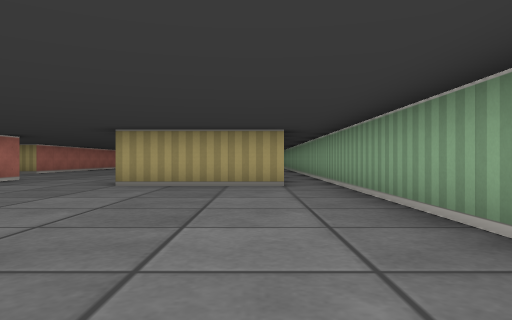
[1] (above)

18 first-person views from a walk through a cub3D ray-caster map. The camera is about half as high as the walls, looks level and sees 70° across. The floor is counted in squares. Each view is taken from the middle of a square. On the plan, view 1 faces up. The plan holds only what a view shows up to about 9 squares ahead; the rest is blank. The place goes on beyond the plan.

[2]
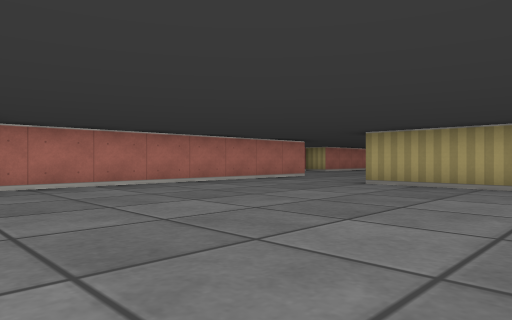

[3]
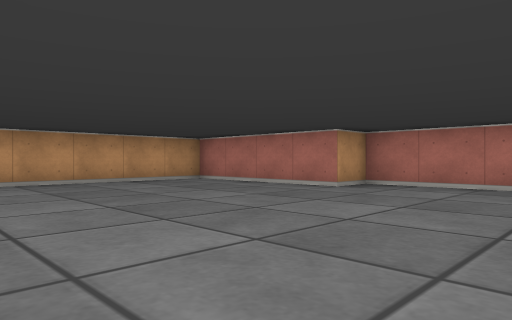

[4]
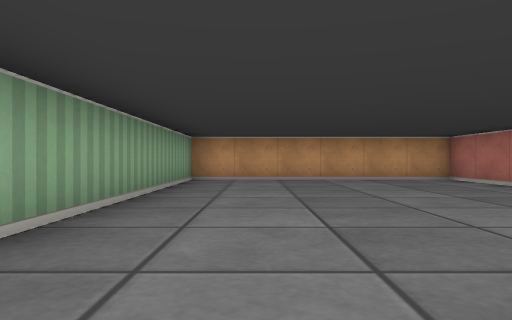

[5]
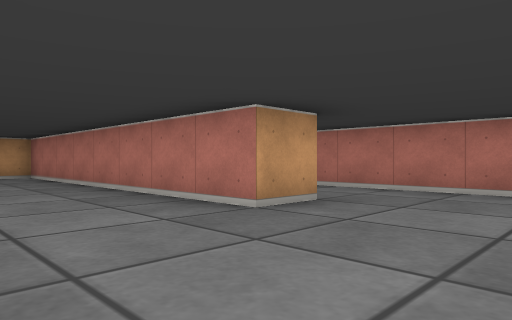

[6]
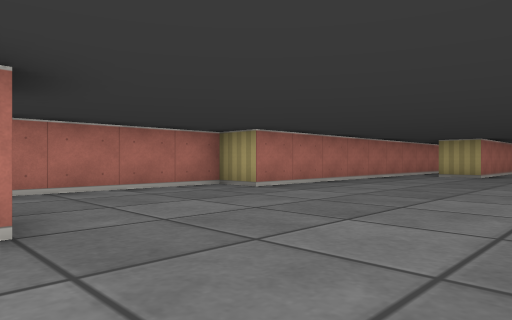

[7]
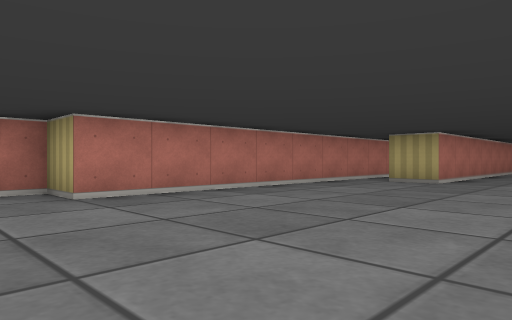

[8]
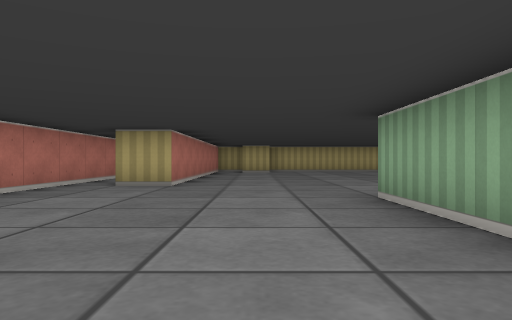

[9]
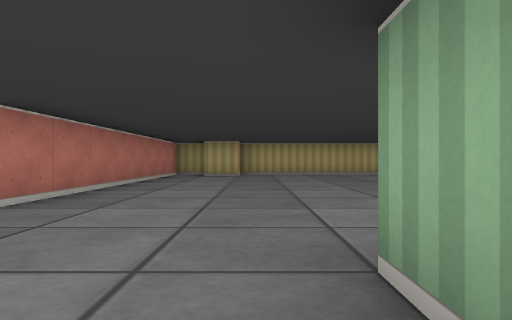

[10]
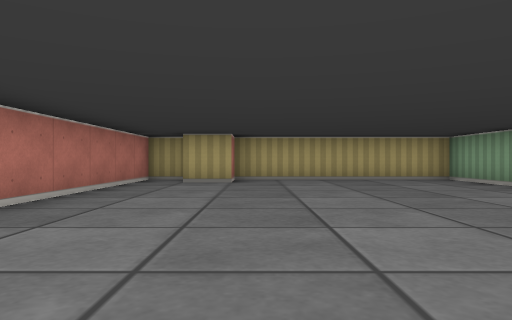

[11]
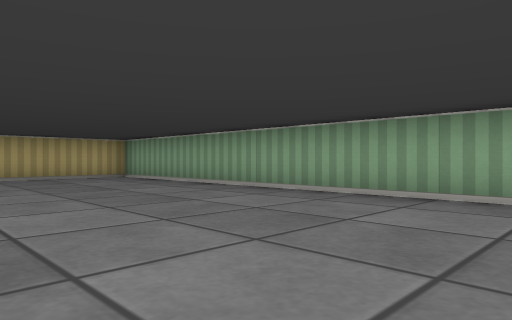

[12]
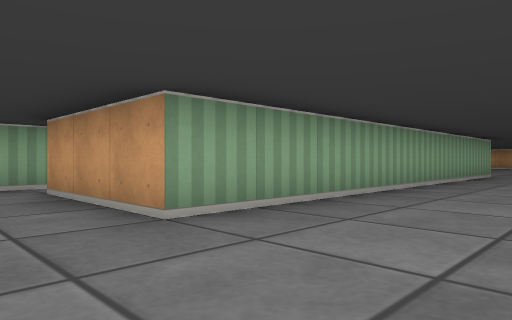

[13]
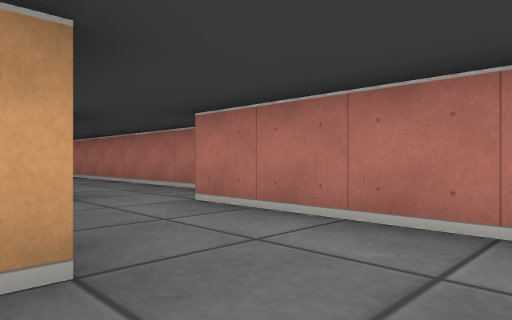

[14]
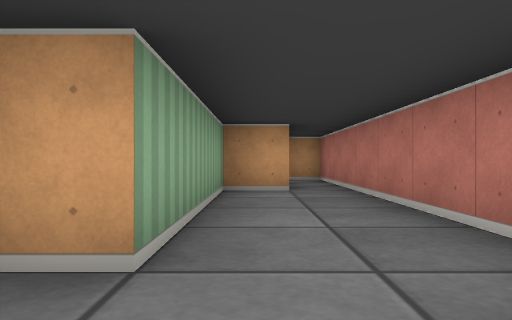

[15]
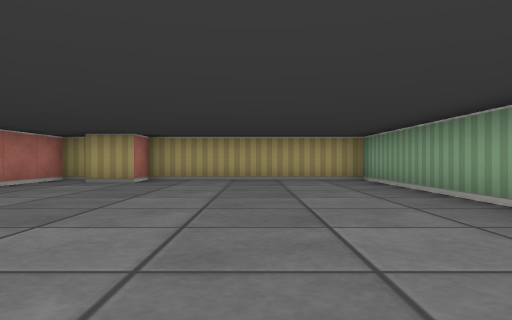

[16]
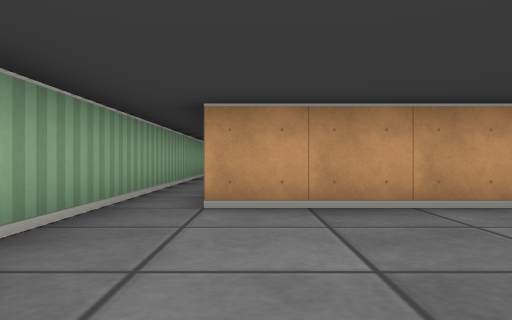

[17]
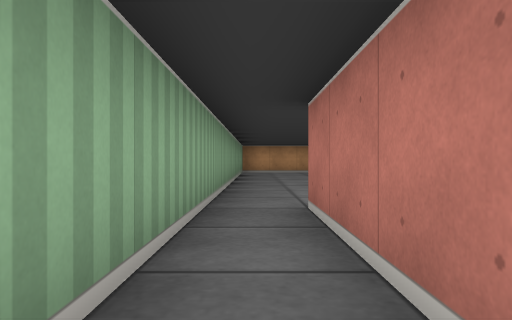

[18]
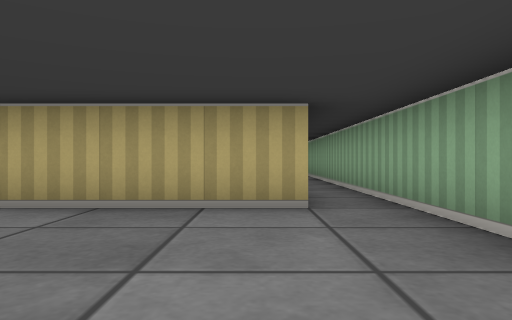

### Floor plan
Points are (right, up) in squares from view 1. A wall is a line through its corners. A room is listed if a view was taken in it or the views show most of it. See-through windows are left out.
Room 1 (views 1, 2, 3, 4, 5, 6, 7, 8, 9, 10, 11, 12, 13, 14, 15, 16, 17, 18)
walls: (-2.5, 7.8) (-2.5, 16.5) (0.5, 16.5); (0.5, 9.4) (0.5, 6.5) (-2.5, 6.5); (-6.6, 8.5) (-5.5, 8.5) (-5.5, 0.5) (-4.5, 0.5) (-4.5, -3.5) (1.5, -3.5) (1.5, 26.5) (-3.5, 26.5) (-3.5, 25.5) (-4.5, 25.5); (-9.5, 5.1) (-9.5, -1.5) (-8.8, -1.5); (-7.5, 21) (-7.5, 12.5) (-8.5, 12.5) (-8.5, 6.5); (-8.6, 1.5) (-7.5, 1.5) (-7.5, 5.5) (-6.9, 5.5); (-4.6, 26.5) (-5.5, 26.5) (-5.5, 18.5) (-6.5, 18.5)

Where each view was taken, in squares from view 1:
view 1: 0 up, 0 right, facing up
view 2: 0 up, 1 right, facing up-left
view 3: 4 up, 1 right, facing down-left
view 4: 5 up, 0 right, facing down
view 5: 11 up, 3 left, facing down-left
view 6: 8 up, 3 left, facing up-left
view 7: 11 up, 3 left, facing up-left
view 8: 12 up, 4 left, facing up
view 9: 15 up, 3 left, facing up
view 10: 18 up, 3 left, facing up
view 11: 17 up, 3 left, facing up-right
view 12: 18 up, 5 left, facing down-right
view 13: 10 up, 6 left, facing down-left
view 14: 7 up, 8 left, facing down
view 15: 18 up, 1 left, facing up
view 16: 20 up, 0 right, facing down
view 17: 10 up, 1 right, facing down
view 18: 3 up, 0 right, facing up
